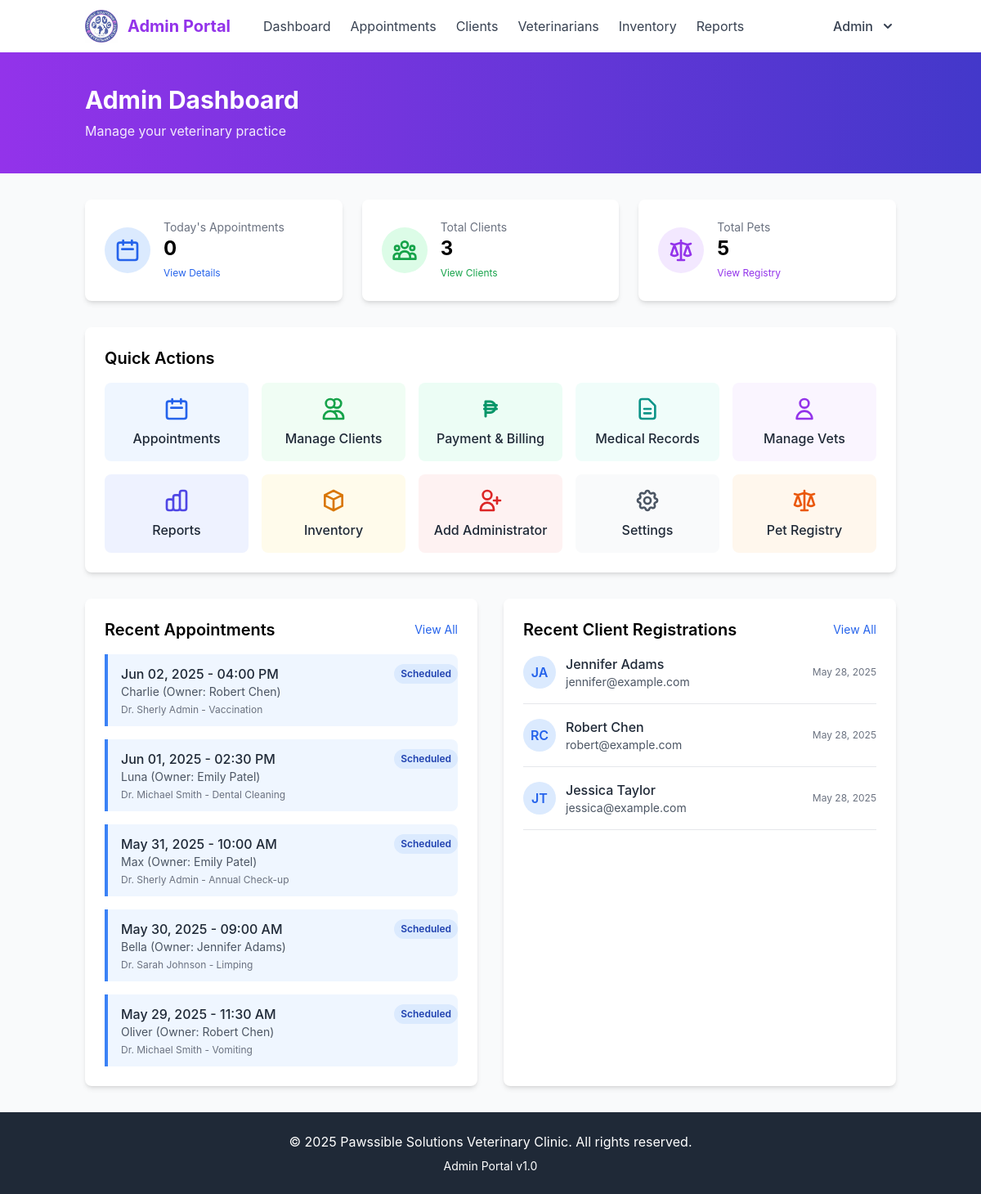
/admin/dashboard.php (signed in), run on an earlier commit of the app's database.
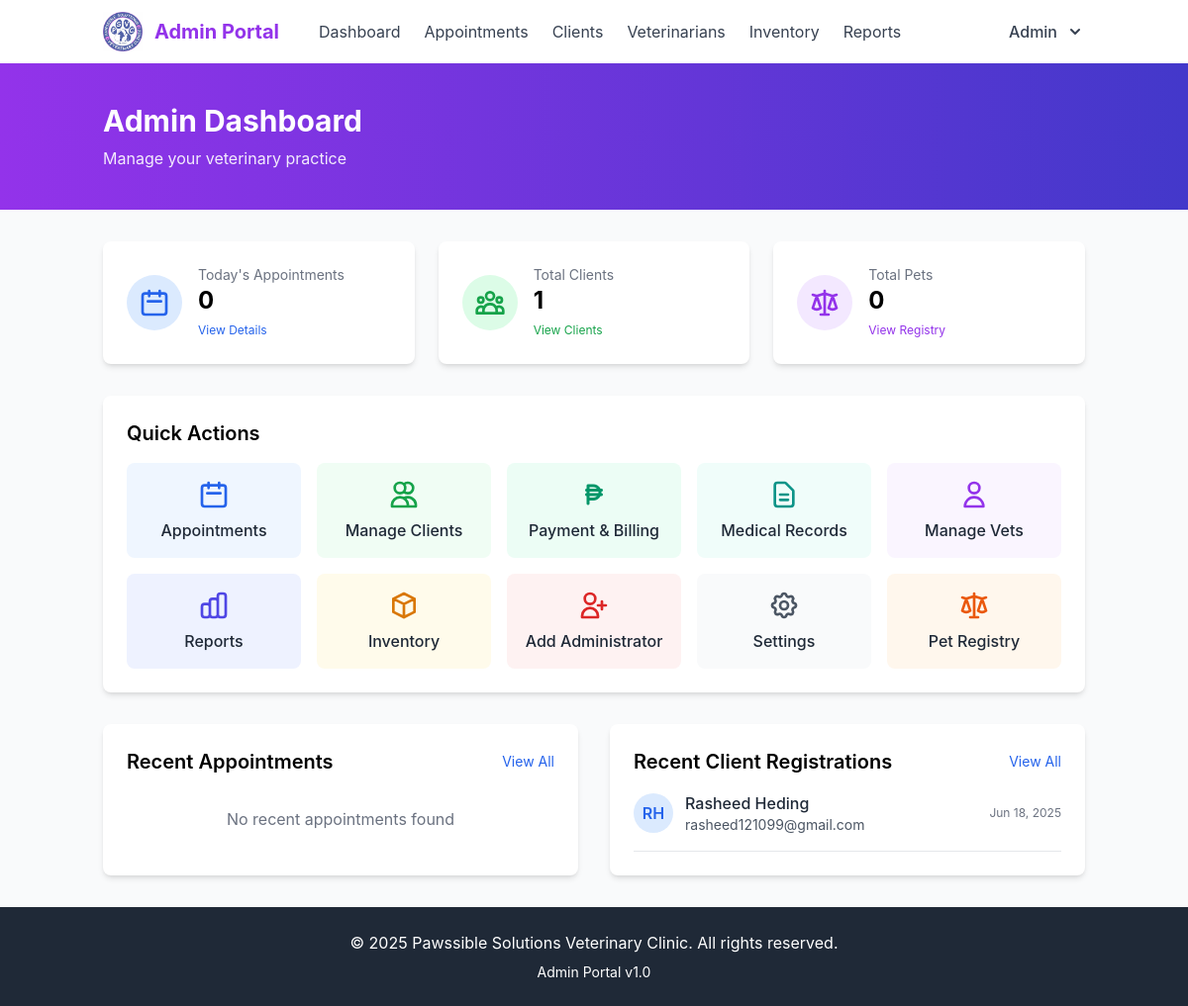
And on a later commit of the database.
### tables this page shows
CREATE TABLE `appointments` (
  `id` int(11) NOT NULL,
  `appointment_number` varchar(20) NOT NULL DEFAULT '',
  `pet_id` int(11) NOT NULL,
  `vet_id` int(11) NOT NULL,
  `appointment_date` date NOT NULL,
  `appointment_time` time NOT NULL,
  `reason` varchar(100) NOT NULL,
  `notes` text DEFAULT NULL,
  `status` enum('scheduled','completed','cancelled','no-show') NOT NULL DEFAULT 'scheduled',
  `created_at` timestamp NOT NULL DEFAULT current_timestamp(),
  `updated_at` timestamp NOT NULL DEFAULT current_timestamp() ON UPDATE current_timestamp()
);

CREATE TABLE `pets` (
  `id` int(11) NOT NULL,
  `owner_id` int(11) NOT NULL,
  `name` varchar(50) NOT NULL,
  `species` varchar(50) NOT NULL,
  `breed` varchar(50) DEFAULT NULL,
  `gender` enum('male','female','unknown') NOT NULL,
  `date_of_birth` date DEFAULT NULL,
  `weight` decimal(5,2) DEFAULT NULL,
  `microchip_id` varchar(50) DEFAULT NULL,
  `created_at` timestamp NOT NULL DEFAULT current_timestamp(),
  `updated_at` timestamp NOT NULL DEFAULT current_timestamp() ON UPDATE current_timestamp()
);

CREATE TABLE `users` (
  `id` int(11) NOT NULL,
  `username` varchar(50) NOT NULL,
  `password` varchar(255) NOT NULL,
  `first_name` varchar(50) NOT NULL,
  `last_name` varchar(50) NOT NULL,
  `email` varchar(100) NOT NULL,
  `phone` varchar(20) DEFAULT NULL,
  `role` enum('client','vet','admin') NOT NULL DEFAULT 'client',
  `last_login` datetime DEFAULT NULL,
  `created_at` timestamp NOT NULL DEFAULT current_timestamp(),
  `updated_at` timestamp NOT NULL DEFAULT current_timestamp() ON UPDATE current_timestamp()
);

### admin/dashboard.php (the view, shortened to what the changed rows need)
<?php
$database = new Database();
$db = $database->getConnection();
$clients_query = "SELECT COUNT(*) FROM users WHERE role = 'client'";
$clients_stmt = $db->prepare($clients_query);
$clients_stmt->execute();
$clients_count = $clients_stmt->fetchColumn();
$pets_query = "SELECT COUNT(*) FROM pets";
$pets_stmt = $db->prepare($pets_query);
$pets_stmt->execute();
$pets_count = $pets_stmt->fetchColumn();
$recent_appts_query = "SELECT a.*, p.name as pet_name,
                      CONCAT(o.first_name, ' ', o.last_name) as owner_name,
                      CONCAT(v.first_name, ' ', v.last_name) as vet_name
                      FROM appointments a
                      JOIN pets p ON a.pet_id = p.id
                      JOIN users o ON p.owner_id = o.id
                      JOIN vets vt ON a.vet_id = vt.id
                      JOIN users v ON vt.user_id = v.id
                      ORDER BY a.appointment_date DESC, a.appointment_time DESC
                      LIMIT 5";
$recent_appts_stmt = $db->prepare($recent_appts_query);
$recent_appts_stmt->execute();
$recent_users_query = "SELECT * FROM users
                      WHERE role = 'client'
                      ORDER BY created_at DESC
                      LIMIT 5";
$recent_users_stmt = $db->prepare($recent_users_query);
$recent_users_stmt->execute();
include_once '../includes/admin_header.php';
?>
<div class="bg-gradient-to-r from-purple-600 to-indigo-700 py-10">
    <div class="container mx-auto px-4">
        <h1 class="text-3xl font-bold text-white">Admin Dashboard</h1>
    </div>
</div>
<div class="container mx-auto px-4 py-8">
    <div class="grid grid-cols-1 md:grid-cols-3 gap-6 mb-8">
        <div class="bg-white rounded-lg shadow-md p-6 flex items-center">
            <div>
                <p class="text-gray-500 text-sm">Total Clients</p>
                <h3 class="text-2xl font-bold"><?php echo $clients_count; ?></h3>
                <a href="clients.php" class="text-green-600 hover:text-green-800 text-xs">View Clients</a>
            </div>
        </div>
        <div class="bg-white rounded-lg shadow-md p-6 flex items-center">
            <div>
                <p class="text-gray-500 text-sm">Total Pets</p>
                <h3 class="text-2xl font-bold"><?php echo $pets_count; ?></h3>
                <a href="pets.php" class="text-purple-600 hover:text-purple-800 text-xs">View Registry</a>
            </div>
        </div>
    </div>
    <div class="bg-white rounded-lg shadow-md p-6 mb-8">
        <h2 class="text-xl font-semibold mb-4">Quick Actions</h2>
    </div>
    <div class="grid grid-cols-1 lg:grid-cols-2 gap-8">
        <div class="bg-white rounded-lg shadow-md p-6">
            <div class="flex justify-between items-center mb-4">
                <h2 class="text-xl font-semibold">Recent Appointments</h2>
                <a href="../appointments.php" class="text-blue-600 hover:text-blue-800 text-sm">View All</a>
            </div>
            <?php if ($recent_appts_stmt->rowCount() > 0): ?>
                <div class="space-y-4">
                    <?php while ($appt = $recent_appts_stmt->fetch(PDO::FETCH_ASSOC)): ?>
                        <div class="border-l-4
                            <?php
                            switch($appt['status']) {
                                case 'scheduled':
                                    echo 'border-blue-500 bg-blue-50';
                                    break;
                            }
                            ?> pl-4 py-3 rounded-r-lg"
                        >
                            <div class="flex justify-between">
                                <div>
                                    <p class="font-medium text-gray-800"><?php echo date('M d, Y', strtotime($appt['appointment_date'])); ?> - <?php echo date('h:i A', strtotime($appt['appointment_time'])); ?></p>
                                    <p class="text-sm text-gray-600"><?php echo htmlspecialchars($appt['pet_name']); ?> (Owner: <?php echo htmlspecialchars($appt['owner_name']); ?>)</p>
                                    <p class="text-xs text-gray-500 mt-1">Dr. <?php echo htmlspecialchars($appt['vet_name']); ?> - <?php echo htmlspecialchars($appt['reason']); ?></p>
                                </div>
                                <span class="px-2 h-min py-1 text-xs font-semibold rounded-full
                                    <?php
                                    switch($appt['status']) {
                                        case 'scheduled':
                                            echo 'bg-blue-100 text-blue-800';
                                            break;
                                    }
                                    ?>">
                                    <?php echo ucfirst($appt['status']); ?>
                                </span>
                            </div>
                        </div>
                    <?php endwhile; ?>
                </div>
            <?php else: ?>
                <p class="text-gray-500 text-center py-4">No recent appointments found</p>
            <?php endif; ?>
        </div>
        <div class="bg-white rounded-lg shadow-md p-6">
            <div class="flex justify-between items-center mb-4">
                <h2 class="text-xl font-semibold">Recent Client Registrations</h2>
            </div>
            <?php if ($recent_users_stmt->rowCount() > 0): ?>
                <div class="space-y-4">
                    <?php while ($user = $recent_users_stmt->fetch(PDO::FETCH_ASSOC)): ?>
                        <div class="flex items-center border-b border-gray-200 pb-4">
                            <div class="bg-blue-100 h-10 w-10 rounded-full flex items-center justify-center mr-3 text-blue-600 font-semibold">
                                <?php echo strtoupper(substr($user['first_name'], 0, 1) . substr($user['last_name'], 0, 1)); ?>
                            </div>
                            <div class="flex-grow">
                                <p class="font-medium text-gray-800"><?php echo htmlspecialchars($user['first_name'] . ' ' . $user['last_name']); ?></p>
                                <p class="text-sm text-gray-600"><?php echo htmlspecialchars($user['email']); ?></p>
                            </div>
                            <div class="text-xs text-gray-500">
                                <?php echo date('M d, Y', strtotime($user['created_at'])); ?>
                            </div>
                        </div>
                    <?php endwhile; ?>
                </div>
            <?php else: ?>
                <p class="text-gray-500 text-center py-4">No recent registrations found</p>
            <?php endif; ?>
        </div>
    </div>
</div>
<?php include_once '../includes/admin_footer.php'; ?>

What changed in the data, as far as the page shows it:
removed appointments: appointment_date "Jun 02, 2025", appointment_time "04:00 PM", pet.name "Charlie", owner_name "Robert Chen", vet_name "Sherly Admin", reason "Vaccination", status "Scheduled"
removed appointments: appointment_date "Jun 01, 2025", appointment_time "02:30 PM", pet.name "Luna", owner_name "Emily Patel", vet_name "Michael Smith", reason "Dental Cleaning", status "Scheduled"
removed appointments: appointment_date "May 31, 2025", appointment_time "10:00 AM", pet.name "Max", owner_name "Emily Patel", vet_name "Sherly Admin", reason "Annual Check-up", status "Scheduled"
removed appointments: appointment_date "May 30, 2025", appointment_time "09:00 AM", pet.name "Bella", owner_name "Jennifer Adams", vet_name "Sarah Johnson", reason "Limping", status "Scheduled"
removed appointments: appointment_date "May 29, 2025", appointment_time "11:30 AM", pet.name "Oliver", owner_name "Robert Chen", vet_name "Michael Smith", reason "Vomiting", status "Scheduled"
removed users: first_name+last_name "JA", first_name+last_name "Jennifer Adams", email "jennifer@example.com", created_at "May 28, 2025"
removed users: first_name+last_name "RC", first_name+last_name "Robert Chen", email "robert@example.com", created_at "May 28, 2025"
removed users: first_name+last_name "JT", first_name+last_name "Jessica Taylor", email "jessica@example.com", created_at "May 28, 2025"
added users: first_name+last_name "RH", first_name+last_name "Rasheed Heding", email "rasheed121099@gmail.com", created_at "Jun 18, 2025"
Also different on the page:
$clients_count: "3" → "1"
$pets_count: "5" → "0"
text now shown: "No recent appointments found"
